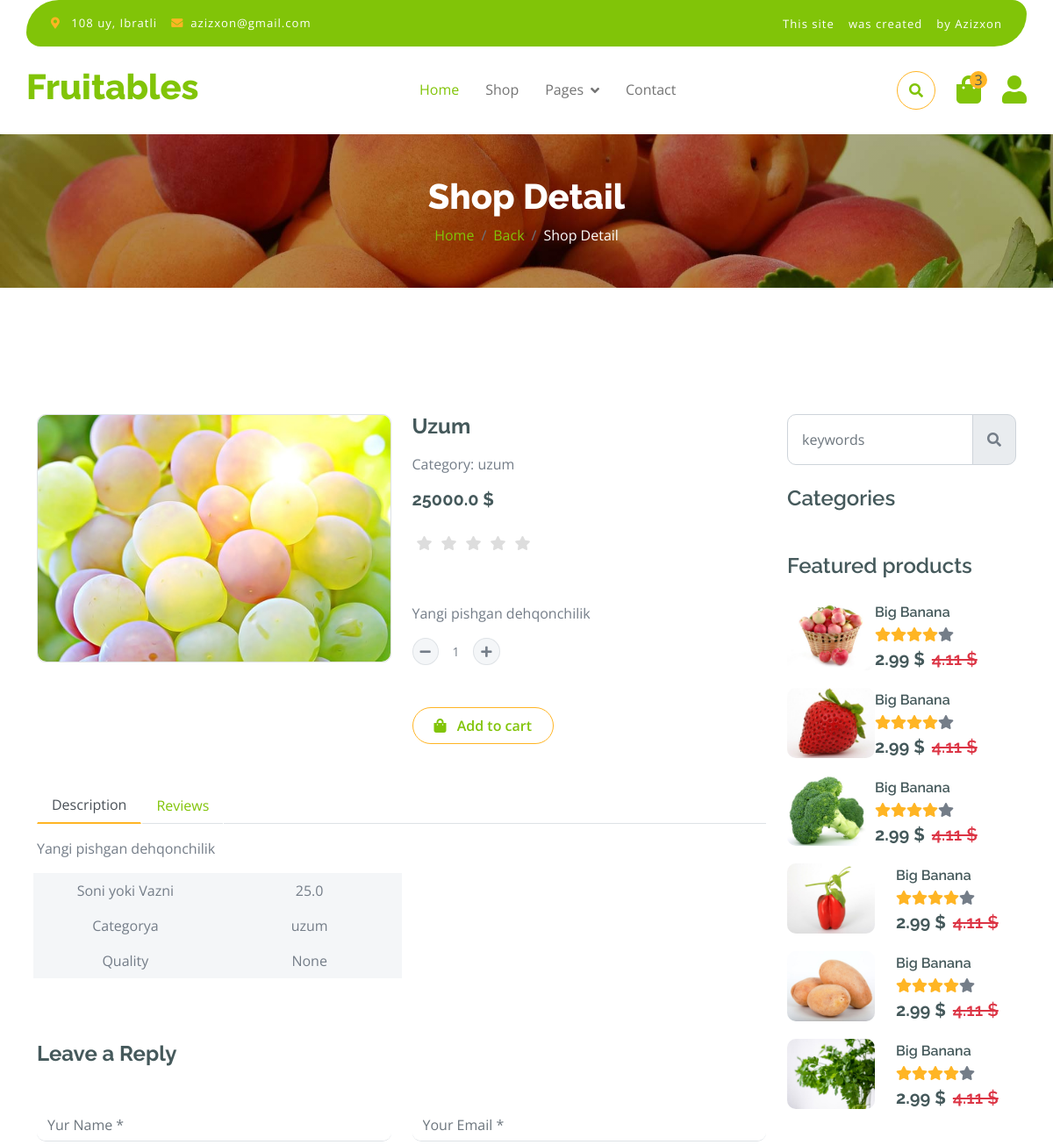
Before: /shop-detail/uzum (signed in, upper part) with the older database file.
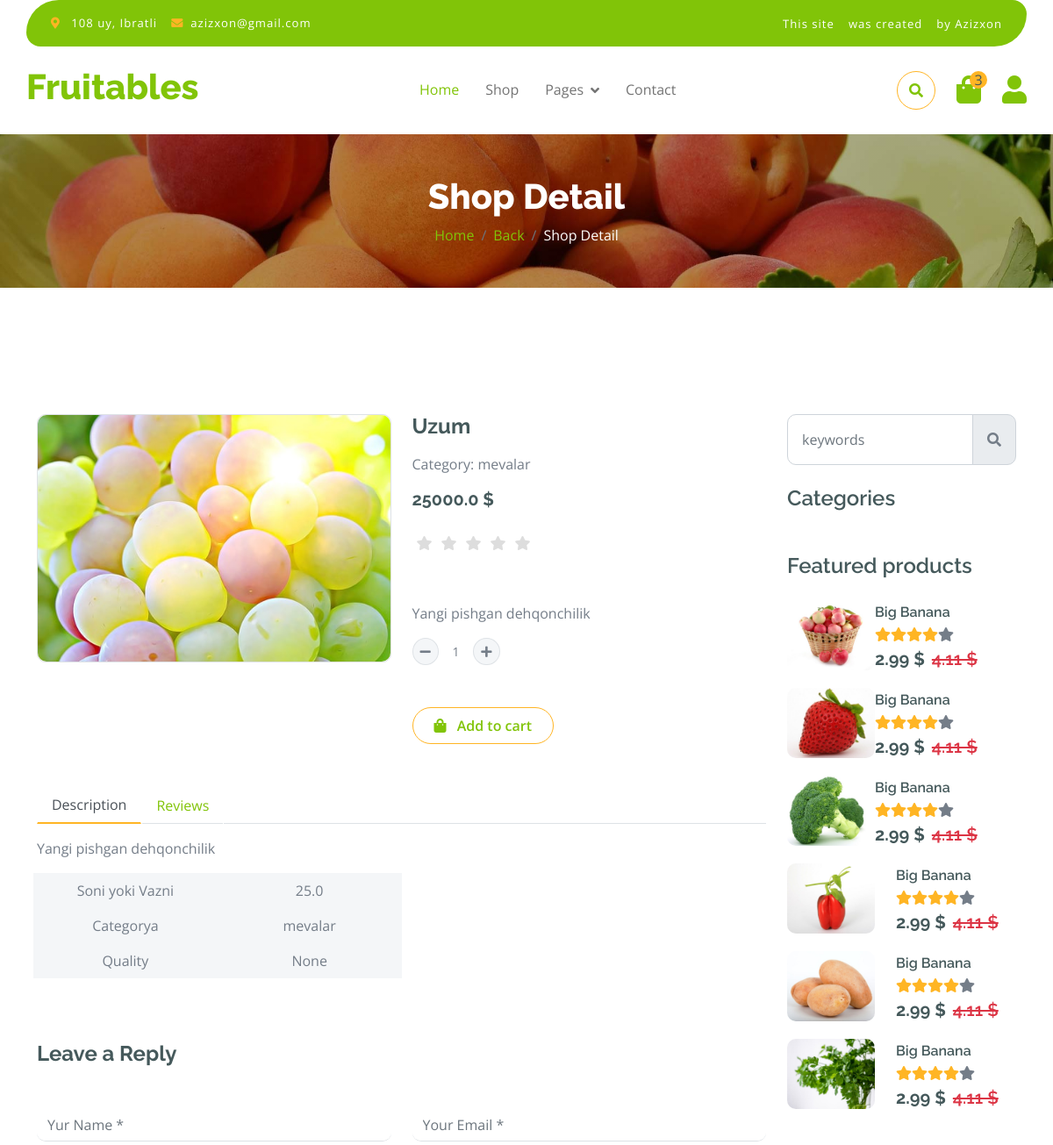
After: the same page with the newer database file.
### fath/models.py (models this page shows, shortened)
class Product(models.Model):
    category = models.ForeignKey(Category, on_delete=models.CASCADE)
    filter_choice = models.CharField(max_length=255, choices=FILTER_CHOICES, null=True)
    img = models.ImageField(upload_to='product_img/')
    name = models.CharField(max_length=255)
    body = models.TextField()
    price = models.FloatField()
    dicount = models.FloatField(blank=True, null=True)
    quantity = models.FloatField()
    slug = models.SlugField(blank=True, null=True)
    created = models.DateTimeField(auto_now_add=True)

class Category(models.Model):
    name = models.CharField(max_length=255, unique=True)
    img = models.ImageField(upload_to='category_img/')
    slug = models.SlugField(blank=True, null=True)
    parent = models.ForeignKey('self', on_delete=models.CASCADE,blank=True,null=True,related_name='subcategories')
    def __str__(self):
        return self.name

### fath/views.py (the view)
# urls.py: path('shop-detail/<slug:slug>', views.ShopDetail.as_view(), name='shop_detail'),
class ShopDetail(DetailView):
    model = models.Product
    context_object_name = 'product'
    template_name = 'fath/shop-detail.html'
    extra_context = {
        'categories': models.Category.objects.filter(parent=None)
    }
    def get_context_data(self, **kwargs):
        context = super().get_context_data(**kwargs)
        product = models.Product.objects.get(slug=self.kwargs['slug'])
        rating = models.Rating.objects.filter(product=product, user=self.request.user).first()
        context['user_rating']= rating.rating if rating else 0
        return context

### templates/fath/shop-detail.html (shortened to what the changed rows need)
{% extends 'base.html' %}
{% load static %}
{% block content %}
        <div class="container-fluid page-header py-5">
            <h1 class="text-center text-white display-6">Shop Detail</h1>
        </div>
        <div class="container-fluid py-5 mt-5">
            <div class="container py-5">
                <div class="row g-4 mb-5">
                    <div class="col-lg-8 col-xl-9">
                        <div class="row g-4">
                            <div class="col-lg-6">
                                <div class="border rounded">
                                    <a href="#">
                                        <img src="{{product.img.url}}" class="img-fluid rounded" alt="Image">
                                    </a>
                                </div>
                            </div>
                            <div class="col-lg-6">
                                <h4 class="fw-bold mb-3">{{product.name}}</h4>
                                <p class="mb-3">Category: {{product.category}}</p>
                                <h5 class="fw-bold mb-3">{{product.price}} $</h5>
                            <ul class="list-inline rating-list">
                                <li onclick="rate(5, {{ product.pk }})">
                                    <i class="fa fa-star {% if user_rating > 4 %} checked {% endif %}" title="Rate 5"></i></li>
                                <li onclick="rate(4, {{ product.pk }})">
                                    <i class="fa fa-star {% if user_rating > 3 %} checked {% endif %}" title="Rate 4"></i></li>
                                <li onclick="rate(3, {{ product.pk }})">
                                    <i class="fa fa-star {% if user_rating > 2 %} checked {% endif %}" title="Rate 3"></i></li>
                                <li onclick="rate(2, {{ product.pk }})">
                                    <i class="fa fa-star {% if user_rating > 1 %} checked {% endif %}" title="Rate 2"></i></li>
                                <li onclick="rate(1, {{ product.pk }})">
                                    <i class="fa fa-star {% if user_rating > 0 %} checked {% endif %}" title="Rate 1"></i></li>
                            </ul>
                                <p class="mb-4">{{product.body|linebreaks}}</p>
                                <div class="input-group quantity mb-5" style="width: 100px;">
                                    <div class="input-group-btn">
                                    </div>
                                    <input type="text" class="form-control form-control-sm text-center border-0" value="1">
                                    <div class="input-group-btn">
                                    </div>
                                </div>
                                <a href="#" class="btn border border-secondary rounded-pill px-4 py-2 mb-4 text-primary"><i class="fa fa-shopping-bag me-2 text-primary"></i> Add to cart</a>
                            </div>
                            <div class="col-lg-12">
                                <div class="tab-content mb-5">
                                    <div class="tab-pane active" id="nav-about" role="tabpanel" aria-labelledby="nav-about-tab">
                                        <p>{{product.body|linebreaks}}</p>
                                        <div class="px-2">
                                            <div class="row g-4">
                                                <div class="col-6">
                                                    <div class="row bg-light align-items-center text-center justify-content-center py-2">
                                                        <div class="col-6">
                                                            <p class="mb-0">{{product.quantity}}</p>
                                                        </div>
                                                    </div>
                                                    <div class="row bg-light text-center align-items-center justify-content-center py-2">
                                                        <div class="col-6">
                                                            <p class="mb-0">{{product.category}}</p>
                                                        </div>
                                                    </div>
                                                    <div class="row bg-light text-center align-items-center justify-content-center py-2">
                                                        <div class="col-6">
                                                                <p class="mb-0">{{ product.get_filter_choice_display }}</p>
                                                        </div>
                                                    </div>
                                                </div>
                                            </div>
                                        </div>
                                    </div>
                                </div>
                            </div>
                        </div>
                    </div>
                </div>
            </div>
        </div>
        {% endblock content %}

Changed rows visible on the page:
changed through a linked row, Product "Uzum": category "uzum" → "mevalar"
